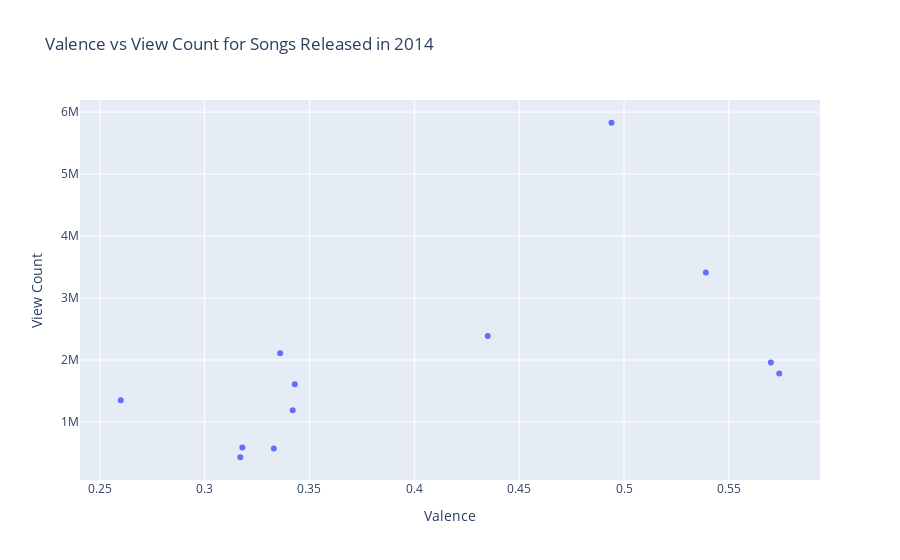

Notebook source saved alongside this figure:
### Markdown cell above
I have successfully merged the two datasets around common song. To do this, I made every value under the song title column lowercase, removed all spaces, and compared the equality of their value for the merging. This ensured that all of the songs that have been merged are indeed the same version. Those that could not be merged correctly, were ignored for the purpose of accuracy.  Below I will plot the Valence vs Viewcount of all of Jcoles 2014 songs to see if their level of happiness at the time, impacted their viewcout.

### Code cell
#Filtering for songs in 2014
filtered_df = merged_df[merged_df['Release Date'].dt.year == 2014]
print(filtered_df)

fig = px.scatter(filtered_df, x='Valence', y='View Count', text='Song Title', title='Valence vs View Count for Songs Released in 2014',
                 labels={'Valence': 'Valence', 'View Count': 'View Count'})
fig.update_traces(textposition='top center', texttemplate='%{text}', hovertemplate='%{text}<br>Valence: %{x}<br>View Count: %{y}', mode='markers')
fig.show()

#Ppringt coorelatoin coefficient for analysis
correlation_coefficient = filtered_df['Valence'].corr(filtered_df['View Count'])
print(f"Correlation Coefficient: {correlation_coefficient}")

### Figure 1 — Plotly figure (JSON) as saved in the notebook; plotly's stock layout.template omitted (floating-point values rounded to 4 significant figures)
{"data": [{"hovertemplate": "%{text}<br>Valence: %{x}<br>View Count: %{y}", "legendgroup": "", "marker": {"color": "#636efa", "symbol": "circle"}, "mode": "markers", "name": "", "orientation": "v", "showlegend": false, "text": ["january28th", "wetdreamz", "03adolescence", "ataleof2citiez", "firesquad", "sttropez", "gomd", "norolemodelz", "hello", "apparently", "loveyourz", "notetoself"], "textposition": "top center", "texttemplate": "%{text}", "type": "scatter", "x": [0.342, 0.539, 0.26, 0.343, 0.574, 0.317, 0.336, 0.494, 0.318, 0.57, 0.435, 0.333], "xaxis": "x", "y": [1190226, 3410812, 1351819, 1609267, 1783506, 431325, 2107936, 5828446, 588160, 1960485, 2386453, 573823], "yaxis": "y"}], "layout": {"legend": {"tracegroupgap": 0}, "title": {"text": "Valence vs View Count for Songs Released in 2014"}, "xaxis": {"anchor": "y", "domain": [0, 1], "title": {"text": "Valence"}}, "yaxis": {"anchor": "x", "domain": [0, 1], "title": {"text": "View Count"}}}}
